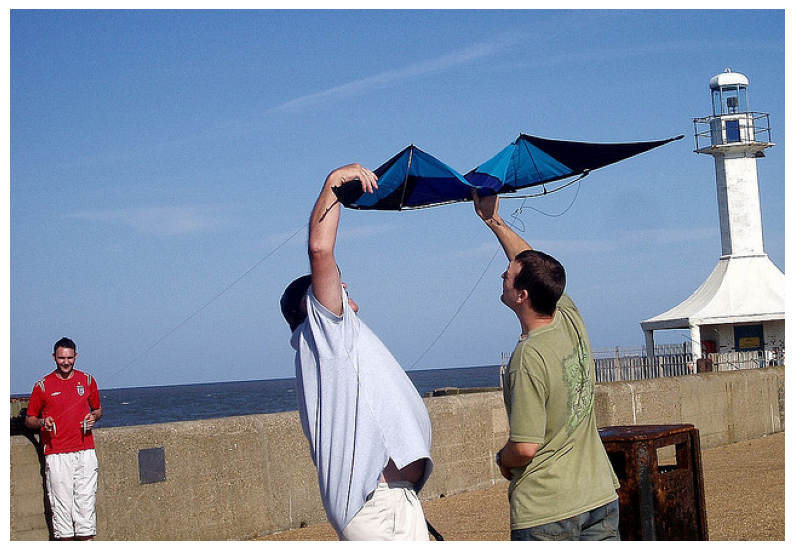
#> input picture examples/original.png, 794 x 551 px
$ python main.py
#> lines starting #> are read from the running program, lines starting #| are printed output that depends on the picture
#> in main, img is the input picture: shape (551, 794, 4); mean R, G, B, A 131.5, 145.2, 165.8, 255
### recolor.py
import numpy as np
import cv2
from color_limits import get_limits  # Importing get_limits from color_limits.py

def recolor(img, mask, original_color, target_color):
#> called with original_color = 'blue', target_color = 'red'
    modified_image = img.copy()
    modified_image = cv2.cvtColor(modified_image, cv2.COLOR_RGB2HSV)
#> modified_image: shape (551, 794, 3); mean H, S, V 80.5, 90.4, 177.5

    lower_limit, upper_limit = get_limits(original_color)
    original_range = {'lower': lower_limit, 'upper': upper_limit}

    lower_limit, upper_limit = get_limits(target_color)
    new_range = {'lower': lower_limit, 'upper': upper_limit}

    for i in [0, 1, 2]:
        channel = modified_image[:, :, i]
        current_values = channel.copy()

        original_range_width = original_range['upper'][i] - original_range['lower'][i]
        new_range_width = new_range['upper'][i] - new_range['lower'][i]

        if original_range_width == 0 or new_range_width == 0:
            continue

        new_values = np.clip((current_values - original_range['lower'][i]) *
                             (new_range_width / original_range_width) +
                             new_range['lower'][i], 0, 255)

        channel[mask == 1] = new_values[mask > 0].astype(channel.dtype)
        modified_image[:, :, i] = channel
#> this loop made 3 passes
#> pass 1, in recolor, `channel = modified_image[:, :, i]`:
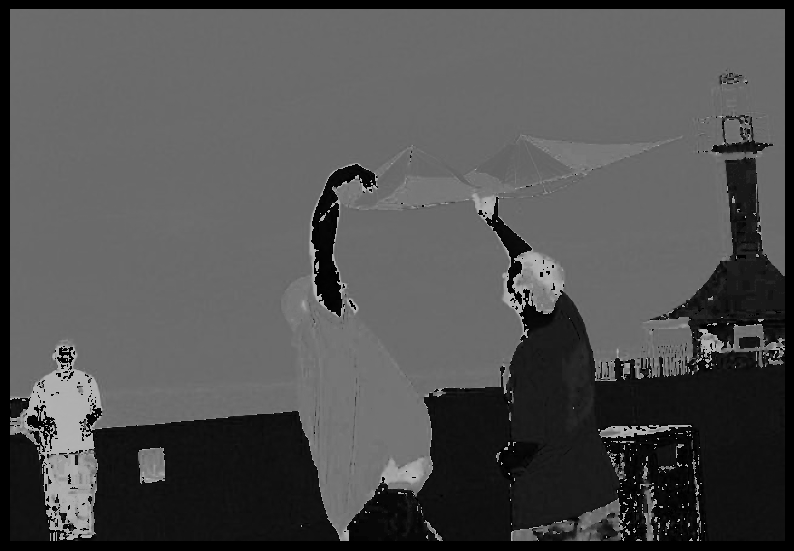
#> channel: shape (551, 794); min 0, max 179, mean 80.5
#> pass 1, in recolor, `new_values = np.clip((current_values - original_range['lower'][i]) * (..`:
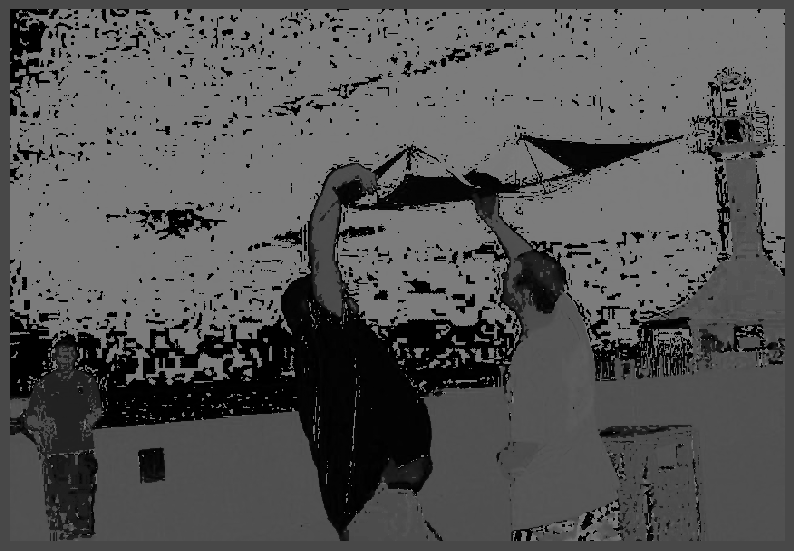
#> new_values: shape (551, 794) float64; min 0, max 124.7, mean 85
#> pass 2, in recolor, `channel = modified_image[:, :, i]`:
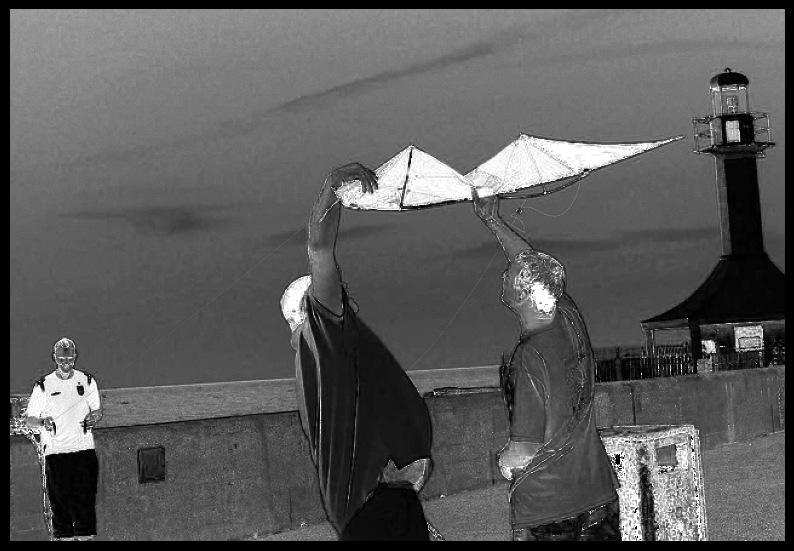
#> channel: shape (551, 794); min 0, max 255, mean 90.4
#> pass 2, in recolor, `new_values = np.clip((current_values - original_range['lower'][i]) * (..`:
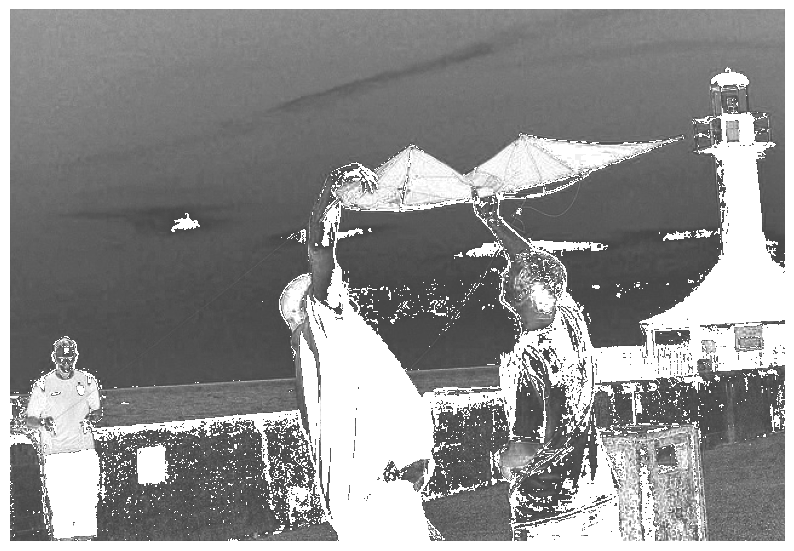
#> new_values: shape (551, 794) float64; min 70, max 255, mean 143.1
#> after the loop:
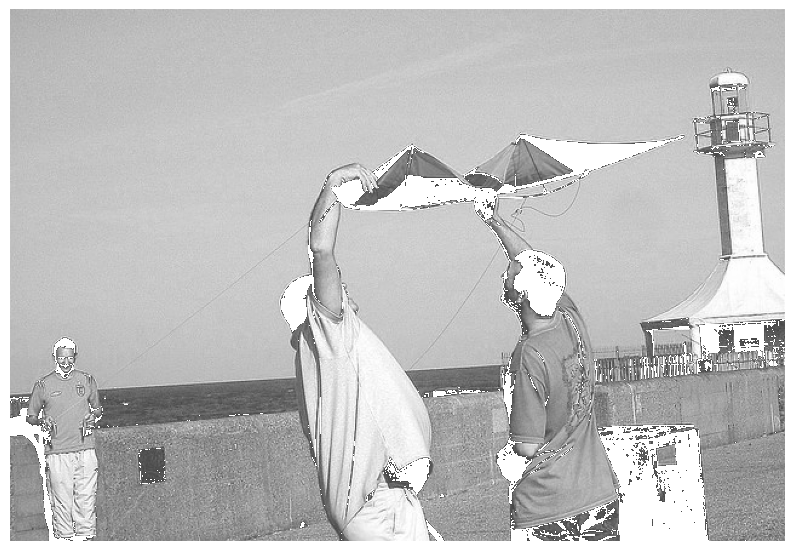
#> channel: shape (551, 794); min 70, max 255, mean 191.2
#> after the loop: modified_image: shape (551, 794, 3); mean H, S, V 84.6, 143.1, 191.2

    modified_image = cv2.cvtColor(modified_image, cv2.COLOR_HSV2RGB)
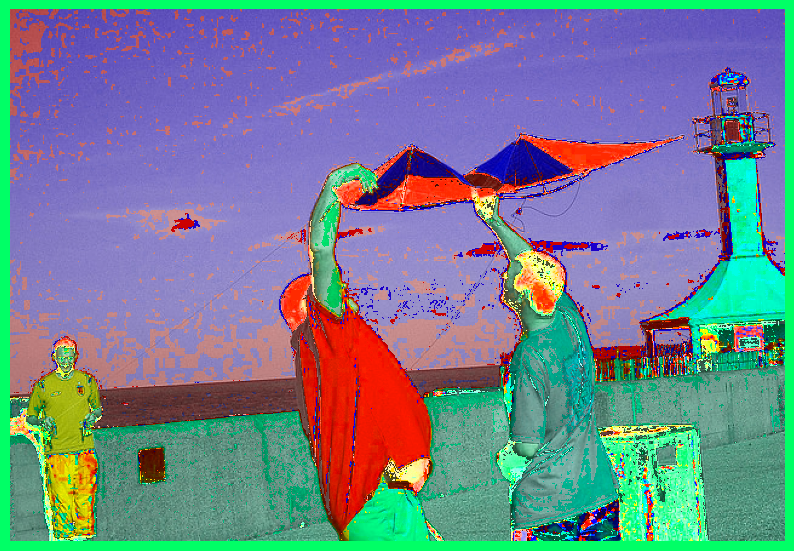
#> modified_image: shape (551, 794, 3); mean R, G, B 113.3, 129.6, 145.4
    return modified_image

### color_limits.py
import numpy as np

# Define color limits in HSV colorspace
color_limits = {
    'red': [np.array([0, 70, 70]), np.array([4.4, 255, 255])],
    'red2': [np.array([175, 110, 140]), np.array([179, 255, 255])],
    'green': [np.array([47, 70, 117.3]), np.array([65, 255, 255])],
    'blue': [np.array([108, 70, 70]), np.array([117, 255, 255])],
    'cyan': [np.array([88.5, 70, 76]), np.array([95, 255, 255])],
    'orange': [np.array([12, 70, 100]), np.array([19, 255, 255])],
    'purple': [np.array([137, 70, 84]), np.array([142, 255, 255])],
    'pink': [np.array([157, 70, 100]), np.array([167, 200, 255])],
    'brown': [np.array([15, 40, 30]), np.array([19, 255, 190])],
    'yellow': [np.array([28.5, 70, 100]), np.array([32, 255, 255])],
    'black': [np.array([0, 0, 0]), np.array([179, 3, 130])],
    'white': [np.array([0, 0, 195]), np.array([179, 3, 255])],
    'gray': [np.array([0, 0, 40]), np.array([179, 3, 190])]
}

def get_limits(color):
    lower_limit = color_limits[color][0]
    upper_limit = color_limits[color][1]
    return lower_limit, upper_limit

### main.py
from PIL import Image
import numpy as np
from recolor import recolor

def main():
    # Load the image
    img = np.array(Image.open('examples/original.png')) #Load your image in RGB format

    # Define your binary mask
    mask = np.ones(img.shape[:2], dtype=np.uint8)  # Example: full mask

    # Define the original and the target color
    original_color = 'blue'
    target_color = 'red'


    result = recolor(img, mask, original_color, target_color) #The output image is in RGB format

    # Save the result
    result_image = Image.fromarray(result)
    result_image.save(f'recolored_to_{target_color}.jpg')
    print(f"Image saved as 'recolored_to_{target_color}.jpg'")

if __name__ == "__main__":
    main()
